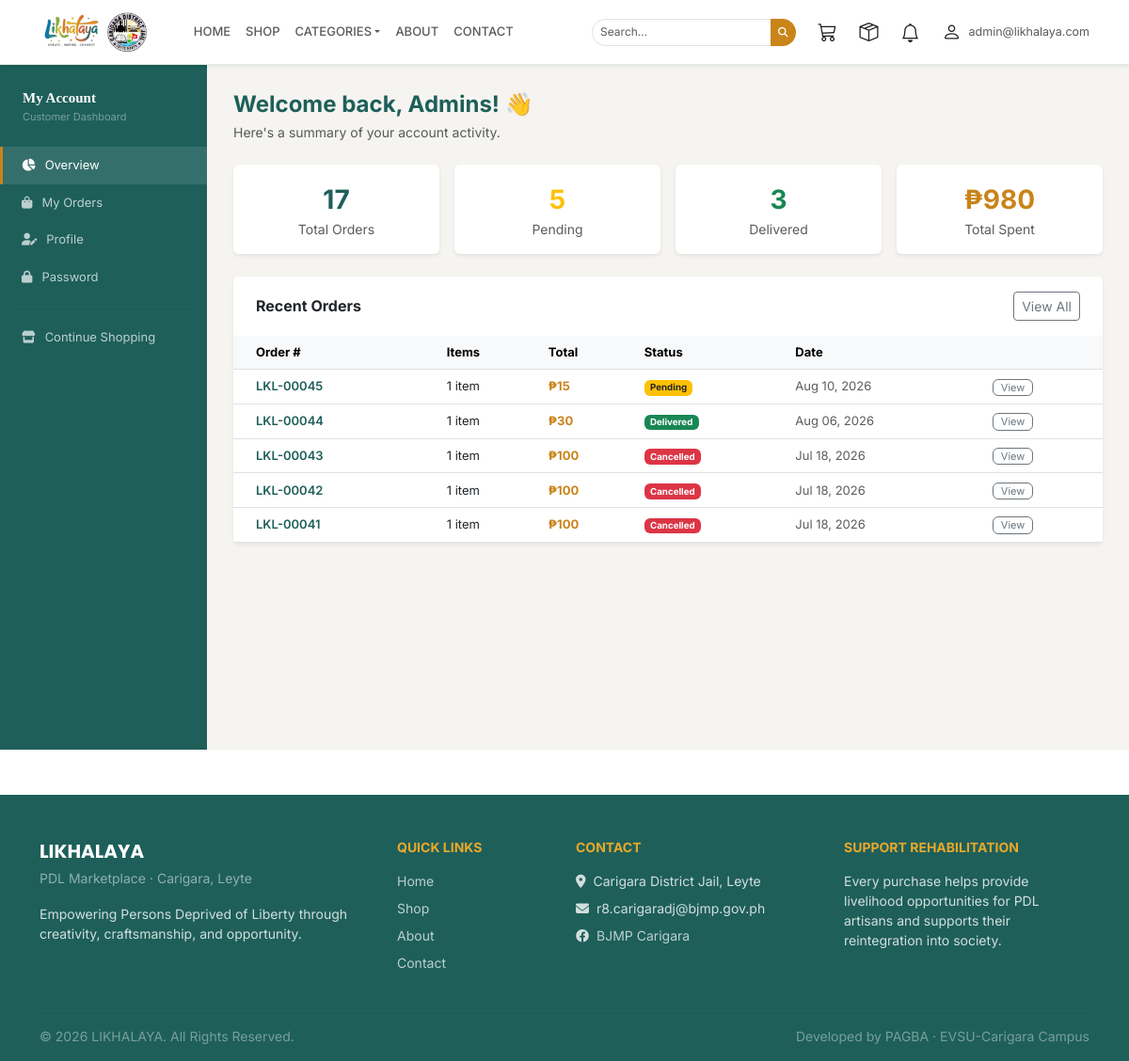
The page /dashboard/my/ (signed in) on the database its author committed.
### accounts/models.py (models this page shows, shortened)
class CustomUser(AbstractUser):
    ROLE_CHOICES = [
        ('customer', 'Customer'),
        ('staff', 'Staff'),
        ('coordinator', 'PDL Coordinator'),
        ('admin', 'Administrator'),
    ]
    role = models.CharField(max_length=20, choices=ROLE_CHOICES, default='customer')
    phone = models.CharField(max_length=20, blank=True)
    address = models.TextField(blank=True, help_text='House #, Street')
    barangay = models.CharField(max_length=150, blank=True)
    city = models.CharField(max_length=100, blank=True)
    province = models.CharField(max_length=100, blank=True)
    zip_code = models.CharField(max_length=10, blank=True)
    avatar = models.ImageField(upload_to='avatars/', blank=True, null=True)
    bio = models.TextField(blank=True)
    created_at = models.DateTimeField(auto_now_add=True)
    updated_at = models.DateTimeField(auto_now=True)
    is_deleted = models.BooleanField(default=False)
    deleted_at = models.DateTimeField(null=True, blank=True)
    deleted_by = models.ForeignKey(
        'self', on_delete=models.SET_NULL, null=True, blank=True,
        related_name='deleted_users'
    )
    objects = ActiveUserManager()
    all_objects = UserManager()
    class Meta:
        base_manager_name = 'all_objects'
    def is_staff_user(self):
        return self.role in ['admin', 'staff', 'coordinator'] or self.is_superuser
    def get_full_name(self):
        return f"{self.first_name} {self.last_name}".strip() or self.username

### orders/models.py (models this page shows, shortened)
class Order(models.Model):
    STATUS_CHOICES = [
        ('pending', 'Pending'),
        ('processing', 'Processing'),
        ('confirmed', 'Confirmed'),
        ('shipped', 'Shipped'),
        ('delivered', 'Delivered'),
        ('cancelled', 'Cancelled'),
    ]
    PAYMENT_CHOICES = [
        ('cod', 'Cash on Delivery'),
        ('gcash', 'GCash'),
        ('bank', 'Bank Transfer'),
    ]
    user = models.ForeignKey(CustomUser, on_delete=models.SET_NULL, null=True, blank=True, related_name='orders')
    status = models.CharField(max_length=20, choices=STATUS_CHOICES, default='pending')
    previous_status = models.CharField(max_length=20, choices=STATUS_CHOICES, blank=True)
    payment_method = models.CharField(max_length=20, choices=PAYMENT_CHOICES, default='cod')
    full_name = models.CharField(max_length=200)
    email = models.EmailField()
    phone = models.CharField(max_length=20)
    address = models.TextField()
    city = models.CharField(max_length=100)
    province = models.CharField(max_length=100)
    zip_code = models.CharField(max_length=10)
    notes = models.TextField(blank=True)
    payment_proof = models.ImageField(upload_to='payment_proofs/', null=True, blank=True)
    payment_submitted_at = models.DateTimeField(null=True, blank=True)
    subtotal = models.DecimalField(max_digits=10, decimal_places=2, default=0)
    shipping_fee = models.DecimalField(max_digits=10, decimal_places=2, default=0)
    total = models.DecimalField(max_digits=10, decimal_places=2, default=0)
    created_at = models.DateTimeField(auto_now_add=True)
    updated_at = models.DateTimeField(auto_now=True)
    class Meta:
        ordering = ['-created_at']
    @property
    def order_number(self):
        return f"LKL-{self.pk:05d}"

### dashboard/views.py (the view)
# urls.py: path('my/', views.customer_dashboard, name='customer_home'),
@login_required
def customer_dashboard(request):
    orders = Order.objects.filter(user=request.user).prefetch_related('items').order_by('-created_at')
    stats = {
        'total_orders': orders.count(),
        'pending': orders.filter(status='pending').count(),
        'delivered': orders.filter(status='delivered').count(),
        'total_spent': orders.filter(status='delivered').aggregate(t=Sum('total'))['t'] or 0,
    }
    recent_orders = orders[:5]
    return render(request, 'dashboard/customer/home.html', {
        'stats': stats,
        'recent_orders': recent_orders,
    })

### templates/dashboard/customer/home.html (shortened to what this page needs)
{% extends 'base.html' %}
{% load humanize %}
{% block content %}
<div class="d-flex">
  <div class="cust-sidebar d-none d-md-block">
    <div class="px-4 mb-4">
      <div class="fw-bold text-white" style="font-family:'Playfair Display',serif;font-size:15px;">My Account</div>
      <div style="font-size:11px;color:rgba(255,255,255,.4);">Customer Dashboard</div>
    </div>
    <a href="{% url 'dashboard:customer_home' %}" class="nav-link active"><i class="fas fa-chart-pie"></i>Overview</a>
    <a href="{% url 'orders:my_orders' %}" class="nav-link"><i class="fas fa-shopping-bag"></i>My Orders</a>
    <a href="{% url 'accounts:profile' %}" class="nav-link"><i class="fas fa-user-edit"></i>Profile</a>
    <a href="{% url 'accounts:change_password' %}" class="nav-link"><i class="fas fa-lock"></i>Password</a>
    <hr style="border-color:rgba(255,255,255,.1);margin:12px 16px;">
    <a href="{% url 'store:shop' %}" class="nav-link"><i class="fas fa-store"></i>Continue Shopping</a>
  </div>
  <div style="flex:1;padding:28px;background:#f5f4f0;min-width:0;">
    <h4 class="fw-bold mb-1" style="color:var(--teal);">Welcome back, {{ user.first_name|default:user.username }}! 👋</h4>
    <p class="text-muted small mb-4">Here's a summary of your account activity.</p>
    <div class="row g-3 mb-4">
      <div class="col-6 col-sm-3">
        <div class="card border-0 shadow-sm p-3 text-center">
          <div class="fw-bold fs-3" style="color:var(--teal);">{{ stats.total_orders }}</div>
          <div class="text-muted small">Total Orders</div>
        </div>
      </div>
      <div class="col-6 col-sm-3">
        <div class="card border-0 shadow-sm p-3 text-center">
          <div class="fw-bold fs-3 text-warning">{{ stats.pending }}</div>
          <div class="text-muted small">Pending</div>
        </div>
      </div>
      <div class="col-6 col-sm-3">
        <div class="card border-0 shadow-sm p-3 text-center">
          <div class="fw-bold fs-3 text-success">{{ stats.delivered }}</div>
          <div class="text-muted small">Delivered</div>
        </div>
      </div>
      <div class="col-6 col-sm-3">
        <div class="card border-0 shadow-sm p-3 text-center">
          <div class="fw-bold fs-3" style="color:var(--gold);">₱{{ stats.total_spent|floatformat:0|intcomma }}</div>
          <div class="text-muted small">Total Spent</div>
        </div>
      </div>
    </div>
    <div class="card border-0 shadow-sm">
      <div class="card-header bg-white border-0 d-flex justify-content-between align-items-center py-3 px-4">
        <h6 class="fw-bold mb-0">Recent Orders</h6>
        <a href="{% url 'orders:my_orders' %}" class="btn btn-sm btn-outline-secondary">View All</a>
      </div>
      <div class="table-responsive">
        <table class="table align-middle mb-0" style="font-size:13px;">
          <thead class="table-light">
            <tr><th class="ps-4">Order #</th><th>Items</th><th>Total</th><th>Status</th><th>Date</th><th></th></tr>
          </thead>
          <tbody>
            {% for order in recent_orders %}
            <tr>
              <td class="ps-4 fw-semibold" style="color:var(--teal);">{{ order.order_number }}</td>
              <td>{{ order.items.count }} item{{ order.items.count|pluralize }}</td>
              <td class="fw-bold" style="color:var(--gold);">₱{{ order.total|floatformat:0|intcomma }}</td>
              <td>
                <span class="badge
                  {% if order.status == 'pending' %}bg-warning text-dark
                  {% elif order.status == 'delivered' %}bg-success
                  {% elif order.status == 'cancelled' %}bg-danger
                  {% else %}bg-primary{% endif %}">
                  {{ order.get_status_display }}
                </span>
              </td>
              <td class="text-muted">{{ order.created_at|date:"M d, Y" }}</td>
              <td><a href="{% url 'orders:order_detail' order.pk %}" class="btn btn-xs btn-outline-secondary py-0 px-2" style="font-size:11px;">View</a></td>
            </tr>
            {% empty %}
            <tr><td colspan="6" class="text-center py-5 text-muted">
              <div class="mb-3" style="font-size:40px;">🛒</div>
              <div>You haven't placed any orders yet.</div>
              <a href="{% url 'store:shop' %}" class="btn btn-sm btn-teal mt-2">Start Shopping</a>
            </td></tr>
            {% endfor %}
          </tbody>
        </table>
      </div>
    </div>
  </div>
</div>
{% endblock %}

### templates/base.html (shortened to what this page needs)
<!DOCTYPE html>
<html lang="fil">
<head>
  <link href="https://cdn.jsdelivr.net/npm/bootstrap@5.3.0/dist/css/bootstrap.min.css" rel="stylesheet"/>
  <link href="https://cdnjs.cloudflare.com/ajax/libs/font-awesome/6.4.0/css/all.min.css" rel="stylesheet"/>
  <link href="https://cdn.jsdelivr.net/npm/bootstrap-icons@1.11.3/font/bootstrap-icons.css" rel="stylesheet"/>
  {% load static %}
</head>
<body>
{% block navbar %}
<nav class="navbar navbar-expand-lg navbar-light sticky-top shadow-sm">
  <div class="container">
    <a class="navbar-brand d-flex align-items-center gap-2" href="{% url 'store:home' %}">
      <img src="{% static 'imgs/likhalaya.png' %}" alt="Likhalaya" style="height:42px; width:auto;" onerror="this.style.display='none'">
      <img src="{% static 'imgs/c_logo.png' %}" alt="BJMP" style="height:42px; width:auto;" onerror="this.style.display='none'">
    </a>
    <div class="collapse navbar-collapse" id="navbarMain">
      <ul class="navbar-nav me-auto ms-3">
        <li class="nav-item"><a class="nav-link {% block nav_home %}{% endblock %}" href="{% url 'store:home' %}">HOME</a></li>
        <li class="nav-item"><a class="nav-link {% block nav_shop %}{% endblock %}" href="{% url 'store:shop' %}">SHOP</a></li>
        <li class="nav-item dropdown">
          <a class="nav-link dropdown-toggle" data-bs-toggle="dropdown" href="#">CATEGORIES</a>
        </li>
        <li class="nav-item"><a class="nav-link {% block nav_about %}{% endblock %}" href="{% url 'store:about' %}">ABOUT</a></li>
        <li class="nav-item"><a class="nav-link {% block nav_contact %}{% endblock %}" href="{% url 'store:contact' %}">CONTACT</a></li>
      </ul>
      <div class="d-flex align-items-center gap-4">
        <form class="d-flex" action="{% url 'store:shop' %}" method="get">
          <div class="input-group input-group-sm">
            <input type="text" name="q" class="form-control" placeholder="Search…" style="border-radius:20px 0 0 20px;font-size:12px;" value="{{ request.GET.q }}">
            <button class="btn btn-gold btn-sm" style="border-radius:0 20px 20px 0;"></button>
          </div>
        </form>
        <div class="navbar-utility-row d-flex align-items-center gap-4">
          <a href="{% url 'orders:cart_detail' %}" class="position-relative text-decoration-none utility-icon" title="Cart">
            <i class="bi bi-cart3"></i>
          </a>
          {% if user.is_authenticated %}
          <a href="{% url 'orders:my_orders' %}" class="position-relative text-decoration-none utility-icon" title="My Orders">
            <i class="bi bi-box-seam"></i>
          </a>
          {% endif %}
          <div class="dropdown">
            <button class="btn btn-sm border-0 position-relative utility-icon utility-icon-btn" data-bs-toggle="dropdown" style="background:transparent;" title="Notifications">
              <i class="bi bi-bell"></i>
            </button>
          </div>
          {% if user.is_authenticated %}
          <div class="dropdown">
            <button class="d-flex align-items-center gap-2 user-chip" data-bs-toggle="dropdown">
              <i class="bi bi-person utility-icon"></i>
              <span class="user-email-text">{{ user.email|default:user.get_full_name|default:user.username }}</span>
            </button>
          </div>
          {% else %}
          <a href="{% url 'accounts:login' %}" class="btn btn-teal btn-sm px-3">Login</a>
          <a href="{% url 'accounts:register' %}" class="btn btn-sm btn-outline-secondary px-3">Register</a>
          {% endif %}
        </div>
      </div>
    </div>
  </div>
</nav>
{% endblock %}
{% block content %}{% endblock %}
{% block footer %}
<footer class="mt-5 pt-5 pb-3">
  <div class="container">
    <div class="row g-4 mb-4">
      <div class="col-lg-4">
        <h5 class="fw-bold text-white mb-1" style="font-family:'Poppins',sans-serif;">LIKHALAYA</h5>
        <small style="color:rgba(255,255,255,.5);">PDL Marketplace · Carigara, Leyte</small>
        <p class="mt-3 small">Empowering Persons Deprived of Liberty through creativity, craftsmanship, and opportunity.</p>
      </div>
      <div class="col-lg-2 col-6">
        <h6 class="text-uppercase small fw-bold mb-3" style="color:var(--gold-lt);">Quick Links</h6>
        <ul class="list-unstyled small">
          <li class="mb-2"><a href="{% url 'store:home' %}">Home</a></li>
          <li class="mb-2"><a href="{% url 'store:shop' %}">Shop</a></li>
          <li class="mb-2"><a href="{% url 'store:about' %}">About</a></li>
          <li class="mb-2"><a href="{% url 'store:contact' %}">Contact</a></li>
        </ul>
      </div>
      <div class="col-lg-3 col-6">
        <h6 class="text-uppercase small fw-bold mb-3" style="color:var(--gold-lt);">Contact</h6>
        <p class="small mb-2"><i class="fas fa-map-marker-alt me-2"></i>Carigara District Jail, Leyte</p>
        <p class="small mb-2"><i class="fas fa-envelope me-2"></i>r8.carigaradj@bjmp.gov.ph</p>
        <p class="small"><i class="fab fa-facebook me-2"></i><a href="https://www.facebook.com/BJMPCarigaraDistrictJailOfficial/" target="_blank">BJMP Carigara</a></p>
      </div>
      <div class="col-lg-3">
        <h6 class="text-uppercase small fw-bold mb-3" style="color:var(--gold-lt);">Support Rehabilitation</h6>
        <p class="small">Every purchase helps provide livelihood opportunities for PDL artisans and supports their reintegration into society.</p>
      </div>
    </div>
    <hr style="border-color:rgba(255,255,255,.1);">
    <div class="d-flex justify-content-between flex-wrap gap-2">
      <small style="color:rgba(255,255,255,.4);">© 2026 LIKHALAYA. All Rights Reserved.</small>
      <small style="color:rgba(255,255,255,.4);">Developed by PAGBA · EVSU-Carigara Campus</small>
    </div>
  </div>
</footer>
{% endblock %}
</body>
</html>

### rows shown on the page
CustomUser: email "admin@likhalaya.com", first_name "Admins"
Order: order_number "LKL-00045", items.count "1", total "15", status "Pending", created_at "Aug 10, 2026"
Order: order_number "LKL-00044", items.count "1", total "30", status "Delivered", created_at "Aug 06, 2026"
Order: order_number "LKL-00043", items.count "1", total "100", status "Cancelled", created_at "Jul 18, 2026"
Order: order_number "LKL-00042", items.count "1", total "100", status "Cancelled", created_at "Jul 18, 2026"
Order: order_number "LKL-00041", items.count "1", total "100", status "Cancelled", created_at "Jul 18, 2026"

### other values the page prints
{{ stats.total_orders }} "17"
{{ stats.pending }} "5"
{{ stats.delivered }} "3"
{{ stats.total_spent|floatformat:0|intcomma }} "980"
